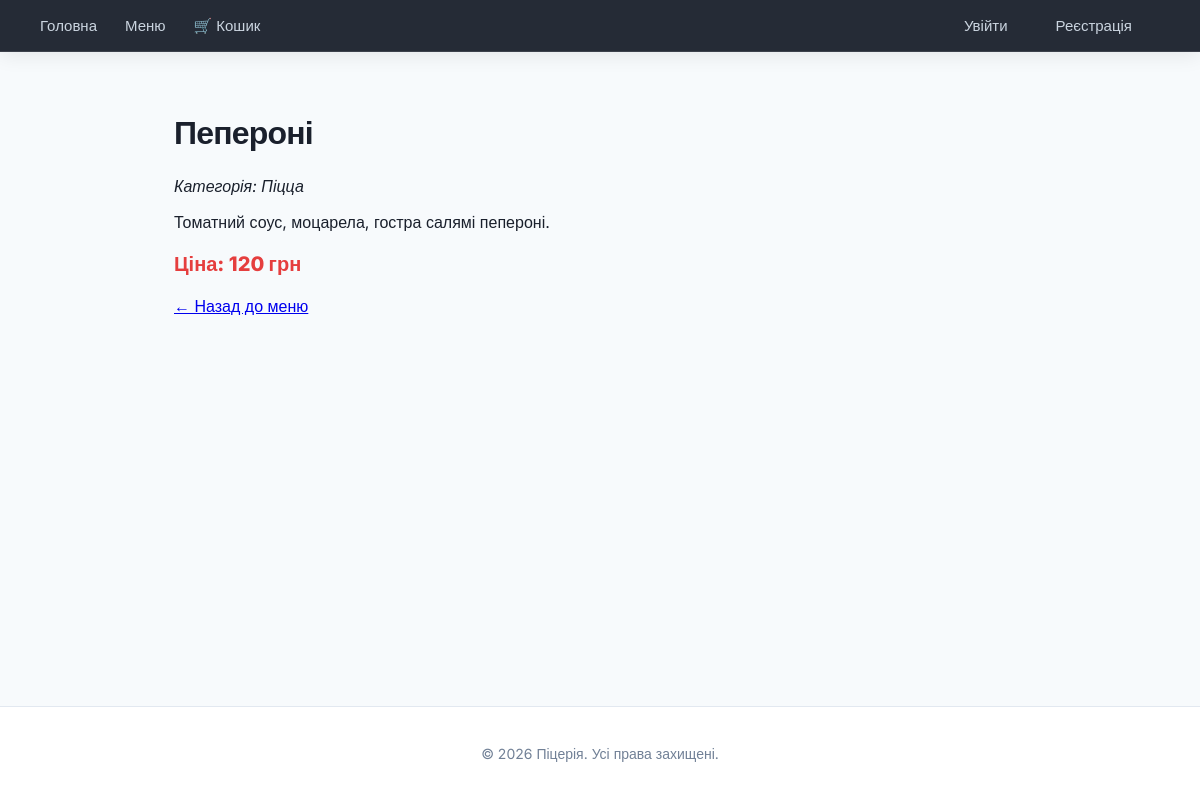
Page /menu/4/ on the committed database.
### menu/models.py (models this page shows, shortened)
class Dish(models.Model):
    name = models.CharField("Назва", max_length=150)
    description = models.TextField("Опис", blank=True)
    price = models.DecimalField("Ціна, грн", max_digits=7, decimal_places=2)
    category = models.ForeignKey(
        Category,
        on_delete=models.CASCADE,
        related_name="dishes",
        verbose_name="Категорія"
    )
    is_available = models.BooleanField("Є в наявності",default=True)
    created_at = models.DateTimeField("Додано" ,auto_now_add=True)
    class Meta:
        verbose_name = "Страва"
        verbose_name_plural = "Страви"
        ordering = ["name"]

class Category(models.Model):
    name = models.CharField("Назва", max_length=100)
    class Meta:
        verbose_name = "Категорія"
        verbose_name_plural = "Категорії"

### menu/views.py (the view)
# urls.py: path('menu/<int:dish_id>/', views.dish_detail, name='dish_detail'),
def dish_detail(request, dish_id):
    dish = get_object_or_404(Dish, id=dish_id)
    return render(request, "menu/dish_detail.html", {"dish": dish})

### menu/templates/menu/dish_detail.html (shortened to what this page needs)
{% extends "menu/base.html" %}
{% block content %}
    <h1>{{ dish.name }}</h1>
    <p><em>Категорія: {{ dish.category.name }}</em></p>
    <p>{{ dish.description }}</p>
    <p class="price">Ціна: {{ dish.price|floatformat:0 }} грн</p>
    <a href="{% url 'menu:menu_list' %}">← Назад до меню</a>
{% endblock %}

### menu/templates/menu/base.html (style rules this page uses)
:root { --primary: #e53e3e; --primary-hover: #c53030; --primary-light: #fff5f5; --accent: #dd6b20; --bg-color: #f7fafc; --card-bg: #ffffff; --text-main: #1a202c; --text-muted: #718096; --border-color: #e2e8f0; --radius: 14px; --shadow-sm: 0 1px 3px rgba(0,0,0,0.05), 0 1px 2px rgba(0,0,0,0.1); --shadow-md: 0 10px 15px -3px rgba(0,0,0,0.07), 0 4px 6px -2px rgba(0,0,0,0.04); --shadow-lg: 0 20px 25px -5px rgba(0,0,0,0.1), 0 10px 10px -5px rgba(0,0,0,0.04); }
* { box-sizing: border-box; }
body { font-family: 'Inter', sans-serif; margin: 0; background-color: var(--bg-color); color: var(--text-main); -webkit-font-smoothing: antialiased; min-height: 100vh; display: flex; flex-direction: column; }
h1, h2, h3 { color: #1a202c; font-weight: 700; letter-spacing: -0.025em; }
h1 { font-size: 2rem; margin-bottom: 24px; }
.price { color: var(--primary); font-weight: 800; font-size: 1.25rem; }

### rows in the picture
Dish: name "Пепероні", category.name "Піцца", description "Томатний соус, моцарела, гостра салямі пепероні.", price "120"
